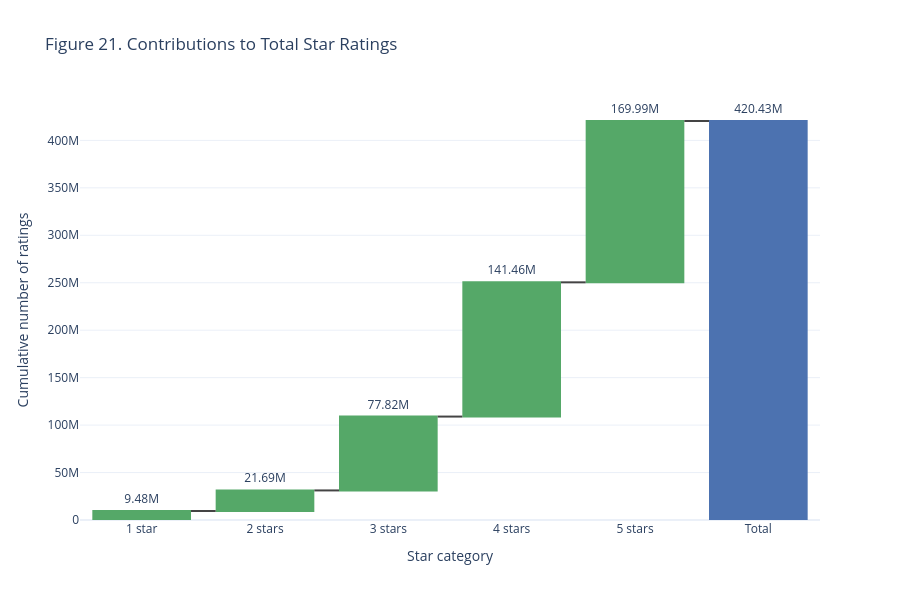

The notebook cell saved with this chart:
### Markdown cell above
### Figure 21. Waterfall Chart

### Code cell
star_totals = stardata[star_columns].sum()

star_labels = [
    "1 star",
    "2 stars",
    "3 stars",
    "4 stars",
    "5 stars"
]

fig = go.Figure(
    go.Waterfall(
        x=star_labels + ["Total"],
        y=star_totals.tolist() + [0],
        measure=["relative"] * 5 + ["total"],
        text=[
            f"{value / 1_000_000:.2f}M"
            for value in star_totals
        ] + [
            f"{star_totals.sum() / 1_000_000:.2f}M"
        ],
        textposition="outside",
        increasing={"marker": {"color": "#55A868"}},
        totals={"marker": {"color": "#4C72B0"}}
    )
)

fig.update_layout(
    title="Figure 21. Contributions to Total Star Ratings",
    xaxis_title="Star category",
    yaxis_title="Cumulative number of ratings",
    template="plotly_white",
    showlegend=False,
    height=600
)

fig.show()

### Figure 1 — Plotly figure (JSON) as saved in the notebook; plotly's stock layout.template omitted (floating-point values rounded to 4 significant figures)
{"data": [{"increasing": {"marker": {"color": "#55A868"}}, "measure": ["relative", "relative", "relative", "relative", "relative", "total"], "text": ["9.48M", "21.69M", "77.82M", "141.46M", "169.99M", "420.43M"], "textposition": "outside", "totals": {"marker": {"color": "#4C72B0"}}, "type": "waterfall", "x": ["1 star", "2 stars", "3 stars", "4 stars", "5 stars", "Total"], "y": [9475521, 21685442, 77822062, 141457000, 169991783, 0]}], "layout": {"height": 600, "showlegend": false, "title": {"text": "Figure 21. Contributions to Total Star Ratings"}, "xaxis": {"title": {"text": "Star category"}}, "yaxis": {"title": {"text": "Cumulative number of ratings"}}}}
